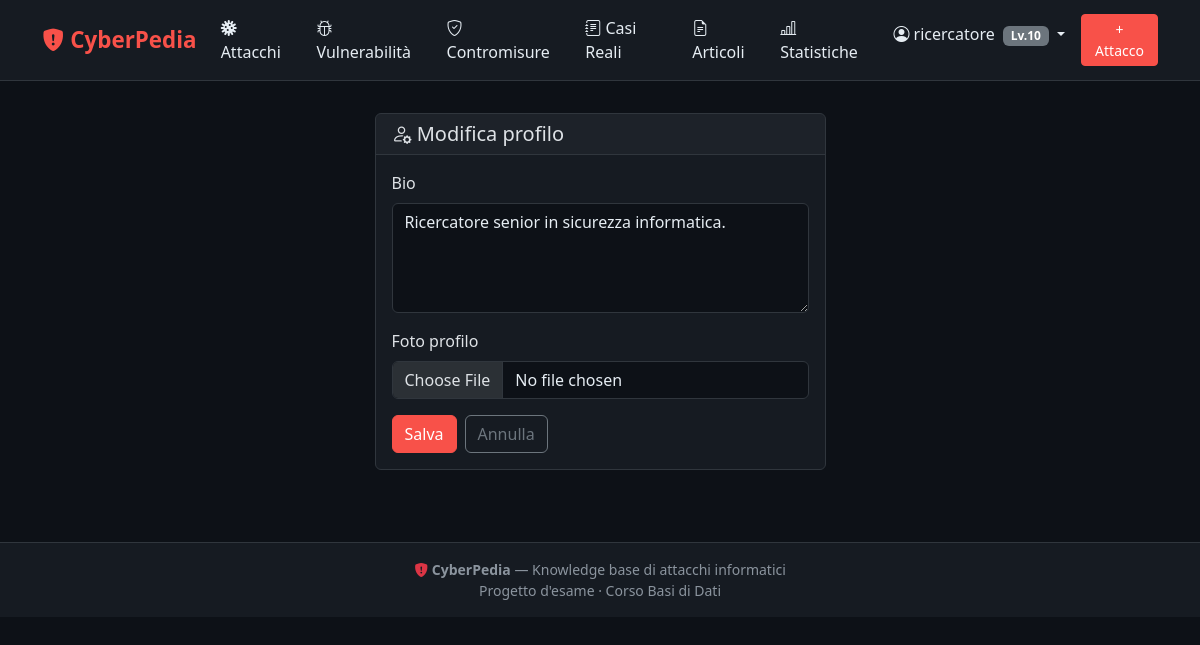
Page /profilo/modifica/ (signed in) on the committed database.
### core/models.py (models this page shows, shortened)
class Utenti(models.Model):
    id_utente = models.AutoField(primary_key=True)
    username = models.CharField(max_length=20, unique=True)
    email = models.EmailField(unique=True)
    password = models.CharField(max_length=128)
    data_registrazione = models.DateField(auto_now_add=True)
    livello = models.IntegerField(default=0)
    bio = models.TextField(blank=True)
    foto_profilo = models.ImageField(upload_to='profili/', blank=True, null=True)
    class Meta:
        db_table = 'utenti'

### core/views.py (the view)
# urls.py: path('profilo/modifica/', views.profilo_edit, name='profilo-edit'),
@login_required
def profilo_edit(request):
    utente = get_current_user(request)
    if request.method == 'POST':
        form = ProfiloForm(request.POST, request.FILES, instance=utente)
        if form.is_valid():
            form.save()
            messages.success(request, 'Profilo aggiornato.')
            return redirect('profilo', user_id=utente.pk)
    else:
        form = ProfiloForm(instance=utente)
    return render(request, 'utenti/edit.html', {'form': form})

### core/forms.py
class ProfiloForm(forms.ModelForm):
    class Meta:
        model = Utenti
        fields = ['bio', 'foto_profilo']
        widgets = {'bio': forms.Textarea(attrs={'rows': 4})}

### core/auth_helpers.py (called while the page is built)
def get_current_user(request):
    user_id = request.session.get('user_id')
    if not user_id:
        return None
    try:
        return Utenti.objects.get(pk=user_id)
    except Utenti.DoesNotExist:
        del request.session['user_id']
        return None

### core/context_processors.py (called while the page is built)
def current_user(request):
    user_id = request.session.get('user_id')
    if user_id:
        try:
            return {'utente_corrente': Utenti.objects.get(pk=user_id)}
        except Utenti.DoesNotExist:
            del request.session['user_id']
    return {'utente_corrente': None}

### templates/utenti/edit.html (shortened to what this page needs)
{% extends 'base.html' %}
{% load widget_tweaks %}
{% block content %}
<div class="row justify-content-center">
  <div class="col-lg-5">
    <div class="card">
      <div class="card-header"><h5 class="mb-0"><i class="bi bi-person-gear"></i> Modifica profilo</h5></div>
      <div class="card-body">
        <form method="post" enctype="multipart/form-data">
          {% for field in form %}
          <div class="mb-3">
            <label for="{{ field.id_for_label }}" class="form-label">{{ field.label }}</label>
            {% render_field field class="form-control" %}
          </div>
          {% endfor %}
          <div class="d-flex gap-2">
            <button type="submit" class="btn btn-cp-primary">Salva</button>
            <a href="{% url 'profilo' user_id=utente_corrente.pk %}" class="btn btn-outline-secondary">Annulla</a>
          </div>
        </form>
      </div>
    </div>
  </div>
</div>
{% endblock %}

### templates/partials/navbar.html (shortened to what this page needs)
{% load widget_tweaks %}
<nav class="navbar navbar-expand-lg mb-2">
  <div class="container">
    <a class="navbar-brand" href="{% url 'home' %}">
      <i class="bi bi-shield-fill-exclamation"></i> CyberPedia
    </a>
    <div class="collapse navbar-collapse" id="navMain">
      <ul class="navbar-nav me-auto">
        <li class="nav-item"><a class="nav-link" href="{% url 'attacchi-list' %}"><i class="bi bi-virus"></i> Attacchi</a></li>
        <li class="nav-item"><a class="nav-link" href="{% url 'vulnerabilita-list' %}"><i class="bi bi-bug"></i> Vulnerabilità</a></li>
        <li class="nav-item"><a class="nav-link" href="{% url 'contromisure-list' %}"><i class="bi bi-shield-check"></i> Contromisure</a></li>
        <li class="nav-item"><a class="nav-link" href="{% url 'casi-list' %}"><i class="bi bi-journal-text"></i> Casi Reali</a></li>
        <li class="nav-item"><a class="nav-link" href="{% url 'articoli-list' %}"><i class="bi bi-file-earmark-text"></i> Articoli</a></li>
        <li class="nav-item"><a class="nav-link" href="{% url 'statistiche' %}"><i class="bi bi-bar-chart-line"></i> Statistiche</a></li>
      </ul>
      <ul class="navbar-nav">
        {% if utente_corrente %}
          <li class="nav-item dropdown">
            <a class="nav-link dropdown-toggle" href="#" data-bs-toggle="dropdown">
              <i class="bi bi-person-circle"></i> {{ utente_corrente.username }}
              <span class="badge bg-secondary ms-1">Lv.{{ utente_corrente.livello }}</span>
            </a>
          </li>
          {% if utente_corrente.livello >= 10 %}
          <li class="nav-item ms-2">
            <a class="btn btn-cp-primary btn-sm" href="{% url 'attacco-create' %}">+ Attacco</a>
          </li>
          {% endif %}
        {% else %}
          <li class="nav-item"><a class="nav-link" href="{% url 'login' %}">Accedi</a></li>
          <li class="nav-item ms-2"><a class="btn btn-cp-outline btn-sm" href="{% url 'register' %}">Registrati</a></li>
        {% endif %}
      </ul>
    </div>
  </div>
</nav>

### templates/base.html (style rules this page uses)
:root { --cp-bg: #0d1117; --cp-surface: #161b22; --cp-border: #30363d; --cp-text: #e6edf3; --cp-muted: #8b949e; --cp-red: #f85149; --cp-blue: #58a6ff; --cp-green: #3fb950; --cp-yellow: #d29922; }
body { background: var(--cp-bg); color: var(--cp-text); font-family: 'Segoe UI', system-ui, sans-serif; }
.navbar { background: var(--cp-surface) !important; border-bottom: 1px solid var(--cp-border); }
.navbar-brand { color: var(--cp-red) !important; font-weight: 700; font-size: 1.4rem; }
.nav-link { color: var(--cp-text) !important; }
.card { background: var(--cp-surface); border: 1px solid var(--cp-border); }
.card-header { background: rgba(255,255,255,.03); border-bottom: 1px solid var(--cp-border); }
.btn-cp-primary { background: var(--cp-red); border-color: var(--cp-red); color: #fff; }
.form-control, .form-select { background: var(--cp-bg); border-color: var(--cp-border); color: var(--cp-text); }
a { color: var(--cp-blue); }

### rows in the picture
Utenti: username "ricercatore", livello "10", bio "Ricercatore senior in sicurezza informatica."

### other values in the picture
{{ field.label }} "Bio" "Foto profilo"
